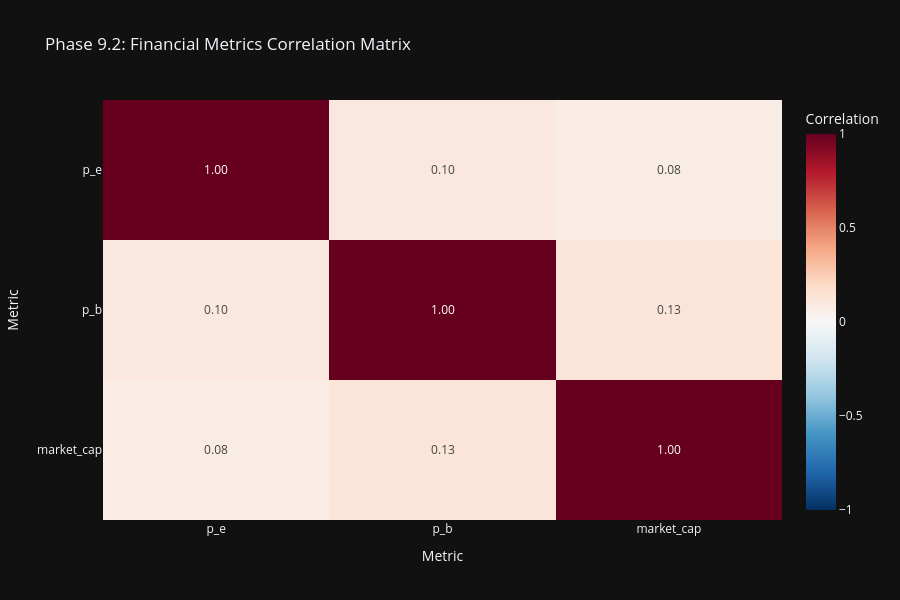

Here is the notebook cell this chart was saved with:
### Code cell
# Phase 9.2: Interactive correlation heatmap
print("\n📈 Creating enhanced correlation analysis...")
if 'correlations' in eda_stats and eda_stats['correlations']:
    corr_df = pd.DataFrame(eda_stats['correlations'])

    # Select key financial metrics for focused correlation analysis
    key_metrics = ['p_e', 'p_b', 'ev_ebitda', 'market_cap', 'roe', 'roa',
                   'debt_to_equity', 'current_ratio', 'net_margin', 'ebitda_margin']
    available_metrics = [m for m in key_metrics if m in corr_df.columns]

    if len(available_metrics) >= 3:
        corr_subset = corr_df.loc[available_metrics, available_metrics]

        fig_corr = px.imshow(
                corr_subset,
                labels=dict(x="Metric", y="Metric", color="Correlation"),
                title='Phase 9.2: Financial Metrics Correlation Matrix',
                color_continuous_scale='RdBu_r',
                zmin=-1, zmax=1,
                aspect='auto',
                height=600,
                text_auto='.2f'
                )
        fig_corr.show()
        fig_corr.write_html(eda_output_dir / "phase92_correlation_matrix.html")
        print(f"  ✓ Saved: {eda_output_dir / 'phase92_correlation_matrix.html'}")

### Figure 1 — Plotly figure (JSON) as saved in the notebook; plotly's stock layout.template omitted (floating-point values rounded to 4 significant figures)
{"data": [{"coloraxis": "coloraxis", "name": "0", "texttemplate": "%{z:.2f}", "x": ["p_e", "p_b", "market_cap"], "y": ["p_e", "p_b", "market_cap"], "z": [[1.0, 0.1036, 0.07711], [0.1036, 1.0, 0.1303], [0.07711, 0.1303, 1.0]], "type": "heatmap", "xaxis": "x", "yaxis": "y", "hovertemplate": "Metric: %{x}<br>Metric: %{y}<br>Correlation: %{z}<extra></extra>"}], "layout": {"xaxis": {"anchor": "y", "domain": [0.0, 1.0], "title": {"text": "Metric"}}, "yaxis": {"anchor": "x", "domain": [0.0, 1.0], "autorange": "reversed", "title": {"text": "Metric"}}, "coloraxis": {"colorbar": {"title": {"text": "Correlation"}}, "colorscale": [[0.0, "rgb(5,48,97)"], [0.1, "rgb(33,102,172)"], [0.2, "rgb(67,147,195)"], [0.3, "rgb(146,197,222)"], [0.4, "rgb(209,229,240)"], [0.5, "rgb(247,247,247)"], [0.6, "rgb(253,219,199)"], [0.7, "rgb(244,165,130)"], [0.8, "rgb(214,96,77)"], [0.9, "rgb(178,24,43)"], [1.0, "rgb(103,0,31)"]], "cmin": -1, "cmax": 1}, "title": {"text": "Phase 9.2: Financial Metrics Correlation Matrix"}, "height": 600}}
